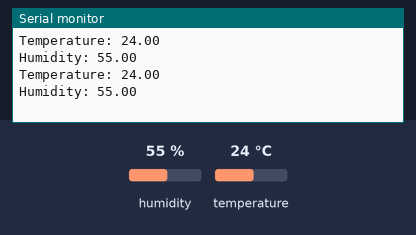
A sketch run on a simulated Arduino Uno, built with avr-gcc and run on an emulated ATmega328P. Parts: the last lines printed to the serial monitor. The test bench sets the inputs (shaded band); at power-on: humidity 55 %, temperature 24 °C.

Above: at 8.8 s.
8.9 s: humidity set to 22 %
At 13.0 s:
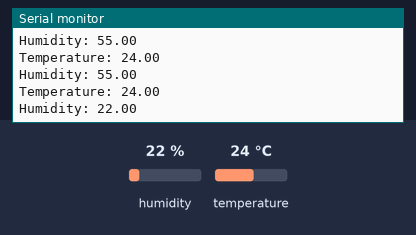
14.9 s: temperature set to 12 °C
At 16.9 s:
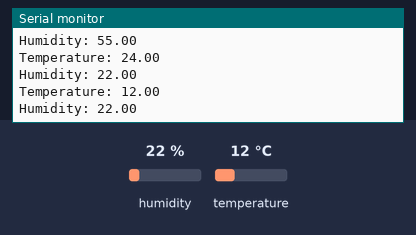
20.9 s: humidity set to 40 %
At 24.8 s:
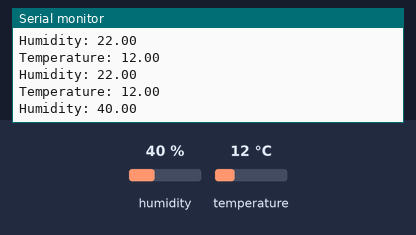
Timing chart, 0 to 26.3 s (numbered marks = the images above; inputs shaded):
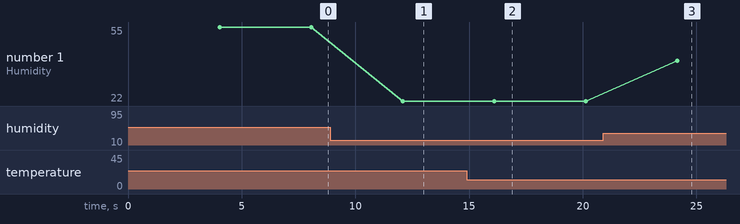

The sketch:

arduino-temperature.ino
```cpp
#include <Adafruit_Sensor.h>
#include <DHT.h>

#define DHTPIN 4      // DHT pin
#define DHTTYPE DHT11 // DHT 11, DHT Sensor Type

DHT dht = DHT(DHTPIN, DHTTYPE); // Initialize DHT sensor

void setup()
{
  Serial.begin(9600); // Begin serial communication at baud rate 9600
  dht.begin();        // Setup sensor
}

void loop()
{
  delay(4000); // Wait between measurements

  float temperature = dht.readTemperature(); // Read the temperature
  float humidity = dht.readHumidity();       // Read the humidity

  // Check if any reads failed
  if (isnan(humidity) || isnan(temperature))
  {
    Serial.println("Failed to read from DHT sensor!");
    return;
  }

  Serial.print("Temperature: ");
  Serial.println(temperature);
  Serial.print("Humidity: ");
  Serial.println(humidity);
}
```

Measured:
- after the input at 8.9 s, the serial monitor: prints a new line after 3.2 s (image 1)
- after the input at 14.9 s, the serial monitor: prints a new line after 1.2 s (image 2)
- after the input at 20.9 s, the serial monitor: prints a new line after 3.3 s (image 3)
- plotted number 1: 55 → 22 after the input at 8.9 s, 22 → 40 after the input at 20.9 s
